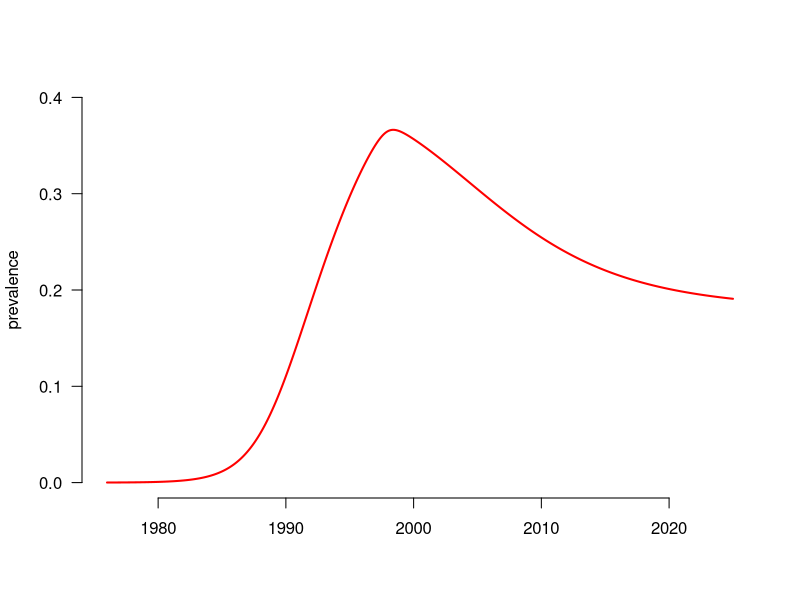
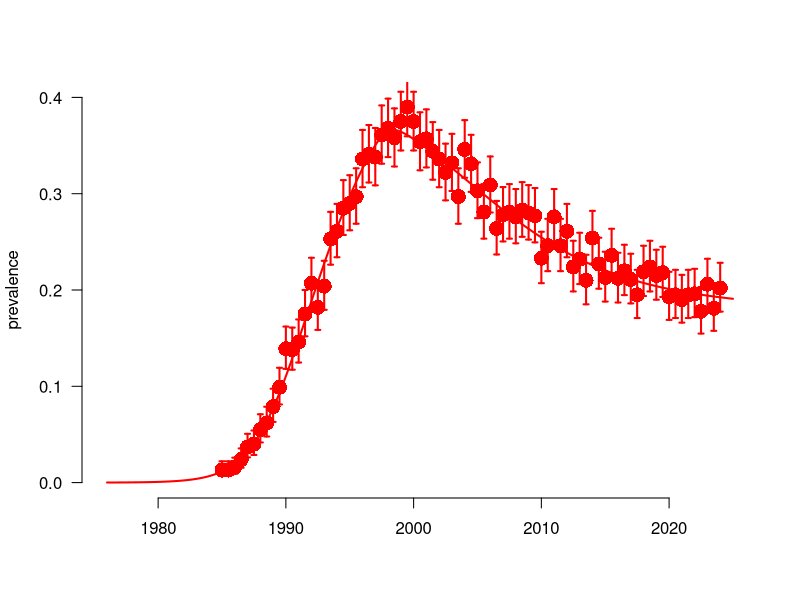

Here is the R script that generated these plots, in order:
# HIV Model fitting for evaluating interventions: A simulation exercise 
#SIMULATING HIV PREVALENCE DATA FROM 1985 TO 2024

#clear the environment
rm(list = ls())

#load required packages

require(dplyr); require(boot); require(deSolve); require(ellipse); require(ggplot2)


# ===============================================
# Global inputs
# ===============================================

initPrev <- exp(-9.5) ## infected at start ## ARG
initPrev
tseqMonth <- seq(1976, 2025, by = 1/12) ## ARG
init <- c(S=1-initPrev, I1=initPrev, I2=0, I3=0, I4=0, CI = 0, CD = 0) ## modeling proportion of population ## ARG

Is <- paste0('I',1:4) ## for easy indexing



# ===============================================
# 'Global' inputs
# ===============================================

## Define the SI ODE model. This model is equivalent to the third model in the HIV in Harare tutorial
## 	(though some parameters may have different names)
SImod <- function(tt, yy, parms) with(c(parms,as.list(yy)), {
  ## State variables are: S, I1, I2, I3, I4
  ## derived quantitties
  I <- I1+I2+I3+I4           ## total infected
  N <- I + S                 ## total population
  transmissionCoef <- Beta * exp(-alpha * I/N) ## Infectious contact rate
  ## state variable derivatives (ODE system)
  deriv <- rep(NA,7)
  deriv[1] <-	birthRt*N - deathRt*S - transmissionCoef*S*I/N ## Instantaneous rate of change: Susceptibles
  deriv[2] <-	transmissionCoef*S*I/N - progRt*I1 - deathRt*I1 ## Instantaneous rate of change: Infection class I1
  deriv[3] <-	progRt*I1 - progRt*I2 - deathRt*I2 ## Instantaneous rate of change:  Infection class I2
  deriv[4] <-	progRt*I2 - progRt*I3 - deathRt*I3 ## Instantaneous rate of change: Infection class I3 
  deriv[5] <-	progRt*I3 - progRt*I4 - deathRt*I4 ## Instantaneous rate of change: Infection class I4
  deriv[6] <-	transmissionCoef*S*I/N ## Instantaneous rate of change: Cumulative incidence
  deriv[7] <-	progRt*I4 ## Instantaneous rate of change: Cumulative mortality
  return(list(deriv))
})

#  SI MODEL WITH INTERVENTION 

SI4control <- function(tt, yy, parms) {
  with(c(as.list(yy), parms), {
    N <- sum(yy[1:5])
    I <- I1 + I2 + I3 + I4
    lambdaHat <- Beta * exp(-alpha * I/N)
    g <- 4 * progRt
    control_effect <- min(1, 1 - cMax / (1 + exp(-cRate * (tt - cHalf))))
    birth <- birthRt * N
    infection <- control_effect * lambdaHat * S * I/N
    death <- deathRt * yy[1:5]
    progression <- g * c(I1, I2, I3, I4)
    dSdt <- birth - infection - death[1]
    dIdt <- c(infection, progression[1:3]) - progression - death[2:5]
    dCIdt <- infection
    dCDdt <- progression[4]
    return(list(c(dSdt, dIdt, dCIdt, dCDdt)))
  })
}

## Function that makes a list of disease parameters with default values
disease_params <- function(Beta = 0.6 ## transmission coefficient when prevalence is 0 
                           , alpha = 3.5 ## for transmission coefficient: decline with prevalence
                           , progRt = (1/15) ## rate of of progression through each of the I classes, for 10 years total
                           , birthRt = .03 ## birth rate, 3% of people give birth per year
                           , deathRt = 1/60 ## 60 year natural life expectancy
                           , cMax = 0.7
                           , cRate = 2.4
                           , cHalf = 1998
){
  return(as.list(environment())) ## ARG
}

disease_params()

# ===============================================
# Generate data
# ===============================================


#### INPUTS




####


## Function to run the deterministic model simulation, based on the ODE system defined in SImod().
simEpidemic <- function(init, tseq = tseqMonth, modFunction=SI4control, parms = disease_params()) {
  simDat <- as.data.frame(lsoda(init, tseq, modFunction, parms=parms))
  simDat$I <- rowSums(simDat[, Is])
  simDat$N <- rowSums(simDat[, c('S',Is)])
  simDat$P <- with(simDat, I/N)
  return(simDat)
}

trueParms <- disease_params() # Default model parameters are defined in lines 20-26
simDat <- simEpidemic(init, parms = trueParms) # Simulated epidemic (underlying process)
# View(simDat)

par(bty='n', lwd = 2)
# Plot simulated prevalence through time:
with(simDat, plot(time, P, xlab = '', ylab = 'prevalence', type = 'l', ylim = c(0,.4), col='red', las = 1))


## Function to 'sample' the population:
## From a simulated epidemic, measure prevalence at several time points by drawing
## cross-sectional samples of individuals at each time, testing them, and then calculating sample
## prevalence and associated binomial confidence intervals

sampleEpidemic <- function(simDat # Simulated "data" which we treat as real 
                           , sampleDates = seq(1985, 2024, by = 0.5) # Sample every 3 years 
                           , numSamp = rep(1000, length(sampleDates)) # Number of individuals sampled at each time point
){
  prev_at_sample_times <- simDat[simDat$time %in% sampleDates, 'P']
  numPos <- rbinom(length(numSamp), numSamp, prev_at_sample_times)
  lci <- mapply(function(x,n) binom.test(x,n)$conf.int[1], x = numPos, n = numSamp)
  uci <- mapply(function(x,n) binom.test(x,n)$conf.int[2], x = numPos, n = numSamp)    
  return(data.frame(time = sampleDates, numPos, numSamp, sampPrev =  numPos/numSamp,
                    lci = lci, uci = uci))
}

## Run system of ODEs for "true" parameter values
trueParms <- disease_params() # Default model parameters are defined in lines 20-26
simDat <- simEpidemic(init, parms = trueParms) # Simulated epidemic (underlying process)
# View(simDat)

par(bty='n', lwd = 2)
# Plot simulated prevalence through time:
with(simDat, plot(time, P, xlab = '', ylab = 'prevalence', type = 'l', ylim = c(0,.4), col='red', las = 1))
## Take cross-sectional sample of individuals to get prevalence estimates at multiple time points:
set.seed(45) # Initiate the random number generator (so everyone's simulation looks the same)
myDat <- sampleEpidemic(simDat) # Simulate data from the sampling process (function defined above)
points(myDat$time, myDat$sampPrev, col = 'red', pch = 16, cex = 2) # Plot sample prevalence at each time point
arrows(myDat$time, myDat$uci, myDat$time, myDat$lci, col = 'red', len = .025, angle = 90, code = 3) # Plot 95% CIs around the sample prevalences




# ===============================================
# Estimation functions
# ===============================================


#### INPUTS



####

# Parameter substitute function -------------------------------------------
# Description: Substitute estimated parameters into the model parameter list
# Purpose: Converts log-transformed estimated parameters back to normal scale
# Inputs:
#   - fit.params: Named vector of estimated parameters (some in log scale)
#   - fixed.params: List of all model parameters (including fixed ones)
# Outputs:
#   - A complete parameter list with estimated parameters substituted in, ready for simulation
subsParms <- function(fit.params, fixed.params = disease_params()) {
  
  within(fixed.params, {
    # Identify which parameters were estimated on log scale
    loggedParms <- names(fit.params)[grepl('log_', names(fit.params))]
    # Identify which were estimated on natural scale
    unloggedParms <- names(fit.params)[!grepl('log_', names(fit.params))]
    
    # Update parameters estimated on natural scale
    for (nm in unloggedParms) assign(nm, as.numeric(fit.params[nm]))
    
    # Update parameters estimated on log scale (convert back by exponentiating)
    for (nm in loggedParms) assign(gsub('log_', '', nm), exp(as.numeric(fit.params[nm])))
    
    rm(nm, loggedParms, unloggedParms) # Clean up workspace variables
  })
}

disease_params()


subsParms(fit.params = c(log_cMax = log(0.8), log_cRate = log(2.8)))

#  Negative log-likelihood (MLE) function ---------------------------------
# Description: Calculate negative log-likelihood for prevalence data
# Purpose: Quantifies how well the model (with given parameters) fits the observed data
# Inputs:
#   - parms: List of parameters for the simulation
#   - obsDat: Observed (sampled) prevalence data
#   - simEpidemicFunction: Simulation function to generate model outputs
# Outputs:
#   - The negative log-likelihood value (to be minimized)
nllikelihood <- function(parms, obsDat, modfxn) {
  #browser()
  # Simulate the epidemic with the provided parameters
  simDat <- simEpidemic(init, tseqMonth, modfxn, parms)
  
  # Match times in simulation with observation times
  matchedTimes <- simDat$time %in% obsDat$time
  
  # Calculate log-likelihood for each observation (Binomial distribution)
  nlls <- dbinom(obsDat$numPos, obsDat$numSamp, prob = simDat$P[matchedTimes], log = TRUE)
  
  # Return total negative log-likelihood
  return(-sum(nlls))
}

# nllikelihood(parms = trueParms,obsDat = myDat, SI4control) 
# #nllikelihood(parms = trueParms*1.1, obsDat = myDat, SI4control)
# objXalpha_Beta <- function(alpha, Beta, fixed.params = disease_params(), browse=F) {
# 	objFXN(fit.params = c(log_alpha = log(alpha), log_Beta = log(Beta))
# 				 , fixed.params = fixed.params)
# }
# 
# 
# ## Now instead of giving a single argument on the log scale we give 2
# ## on the untransformed scale.
# objFXN(c(log_alpha = log(1/5), log_Beta = log(25)))
# objXalpha_Beta(1/5, 25)
# Maximum Likelihood Estimation function ----------------------------------
# Description: Estimate intervention parameters using Maximum Likelihood Estimation (MLE)
# Inputs:
#   - myDat: Observed (sampled) prevalence data
#   - simEpidemicFunction: Epidemic simulation function
#   - init_guess: Starting guess for the parameters to be estimated (on log scale)
#   - fixed_params: List of other fixed model parameters
# Outputs:
#   - A list containing:
#       - params: Estimated parameter values (on real scale)
#       - se: Standard errors of the estimated parameters
#       - loglik: Final negative log-likelihood value
#       - fit: Full optim() output for diagnostics
estimate_MLE <- function(myDat, modfxn,
                         init_guess = c(log_cMax = log(0.8), log_cRate = log(2.8)),
                         fixed_params = disease_params()) {
  
  # Objective function with environment capture
  objFXN_MLE <- function(fit.params, ...) {
    parms <- subsParms(fit.params, fixed_params)
    nllikelihood(parms, myDat, modfxn)
  }
  
  mle_fit_pre <- optim(par = init_guess,
                       fn = objFXN_MLE,
                       control = list(trace = 1, maxit = 150),
                       method = "SANN")
  
  mle_fit <- optim(par = mle_fit_pre$par,
                   fn = objFXN_MLE,
                   method = "Nelder-Mead",
                   control = list(trace = 1, maxit = 1000, reltol = 1e-7),
                   hessian = TRUE)
  
  est_params <- mle_fit$par
  
  cov_matrix <- solve(mle_fit$hessian)
  se_params <- sqrt(diag(cov_matrix))
  
  return(list(params = est_params, se = se_params, loglik = mle_fit$value, fit = mle_fit))
}
# 
# estimate_MLE <- function(myDat, modfxn,
# 												 init_guess = c(log_cMax = log(0.8), log_cRate = log(2.8)),
# 												 fixed_params = disease_params()) {
# 	
# 	# browser()
# 	
# 	# Create an objective function that returns the NLL for given parameter values
# 	objFXN_MLE <- function(fit.params, fixed.params = fixed_params, myDat) {
# 		parms <- subsParms(fit.params, fixed.params) # Substitute parameters into full parameter list
# 		nllikelihood(parms, myDat, modfxn) # Calculate NLL
# 	}
# 	
# 	mle_fit_pre <- optim(par = init_guess
# 											 , objFXN_MLE
# 											 , fixed.params = fixed_params
# 											 , myDat = myDat
# 											 , control = list(trace = 1, maxit = 150)
# 											 , method = "SANN")
# 	# exp(unname(optim.vals$par))
# 	# trueParms[c('alpha','Beta')]
# 	
# 	
# 	# Run optimization using Nelder-Mead method to find parameters that minimize NLL
# 	mle_fit <- optim(par = mle_fit_pre$par, objFXN_MLE, fixed.params = fixed_params, myDat,
# 									 method = "Nelder-Mead", control = list(trace = 1, maxit = 1000, reltol = 1e-7), hessian = TRUE)
# 	
# 	# Extract estimated parameters (convert from log scale)
# 	est_params <- (mle_fit$par)
# 	
# 	# Estimate covariance matrix from the Hessian
# 	cov_matrix <- solve(mle_fit$hessian)
# 	
# 	# Calculate standard errors
# 	se_params <- sqrt(diag(cov_matrix))
# 	
# 	return(list(params = est_params, se = se_params, loglik = mle_fit$value, fit = mle_fit))
# }

est1_out <- estimate_MLE(myDat, SI4control,
                         init_guess = c(log_cMax = log(0.8), log_cRate = log(2.8)),
                         fixed_params = disease_params())

est1_out
exp(unname(est1_out$params))
trueParms[c('cMax','cRate')]



# Least Squares Estimation function ---------------------------------------
## Purpose: This function calculates the sum of squared differences 
## between the observed prevalence (numPos/numSamp) from sampled data and the prevalence 
## predicted by the epidemic model using a given set of parameters.
## We return the sum of squared residual 
# Inputs:
#   - parms: List of model parameters to be used for simulation.
#            Typically includes transmission rate, progression rate, etc.
#   - obsDat: Data frame containing observed prevalence data with the following columns:
#             * time: time points of observation
#             * numPos: number of positive cases at each time point
#             * numSamp: total number of individuals sampled at each time point
#
# Outputs:
#   - A single numeric value: the sum of squared residuals, which quantifies the overall 
#     discrepancy between the observed data and model predictions. This is the value minimized 
#     during least squares parameter estimation.

sum_squares <- function(parms = disease_params(), obsDat=myDat) {
  simDat <- simEpidemic(init, parms=parms)
  
  ## What are the rows from our simulation at which we have observed data?
  matchedTimes <- simDat$time %in% obsDat$time
  
  ## What is observed prevalence (proportion positive)
  observed_prev <- obsDat$numPos / obsDat$numSamp
  
  ## What are the model predicted prevalences from the simulation at matched time points
  predicted_prev <- simDat$P[matchedTimes]
  
  ## Then we calculate squared residuals
  squared_residuals <- (observed_prev - predicted_prev)^2
  
  return(sum(squared_residuals))
}
